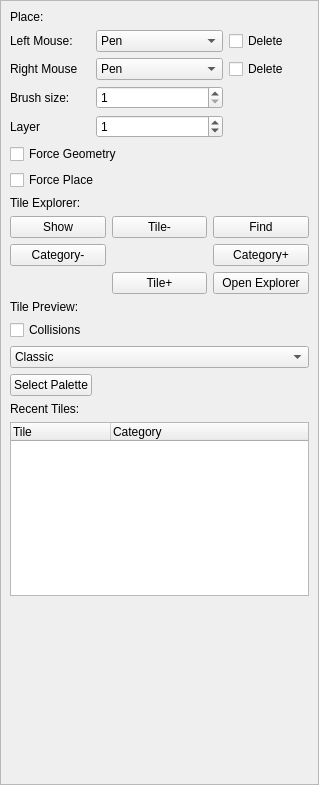
<?xml version="1.0" encoding="UTF-8"?>
<ui version="4.0">
 <class>Tiles</class>
 <widget class="QWidget" name="Tiles">
  <property name="geometry">
   <rect>
    <x>0</x>
    <y>0</y>
    <width>319</width>
    <height>785</height>
   </rect>
  </property>
  <property name="windowTitle">
   <string>Tiles</string>
  </property>
  <layout class="QGridLayout" name="gridLayout_2">
   <property name="leftMargin">
    <number>0</number>
   </property>
   <property name="topMargin">
    <number>0</number>
   </property>
   <property name="rightMargin">
    <number>0</number>
   </property>
   <property name="bottomMargin">
    <number>0</number>
   </property>
   <item row="0" column="0">
    <widget class="QScrollArea" name="scrollArea">
     <property name="widgetResizable">
      <bool>true</bool>
     </property>
     <widget class="QWidget" name="scrollAreaWidgetContents">
      <property name="geometry">
       <rect>
        <x>0</x>
        <y>0</y>
        <width>317</width>
        <height>783</height>
       </rect>
      </property>
      <layout class="QVBoxLayout" name="verticalLayout_2">
       <item>
        <widget class="QLabel" name="label_3">
         <property name="text">
          <string>Place:</string>
         </property>
        </widget>
       </item>
       <item>
        <layout class="QGridLayout" name="gridLayout">
         <item row="0" column="2">
          <widget class="QCheckBox" name="DeleteM1">
           <property name="text">
            <string>Delete</string>
           </property>
          </widget>
         </item>
         <item row="3" column="0">
          <widget class="QLabel" name="label_4">
           <property name="text">
            <string>Brush size:</string>
           </property>
          </widget>
         </item>
         <item row="0" column="1">
          <widget class="QComboBox" name="ToolTilesM1Select">
           <property name="sizePolicy">
            <sizepolicy hsizetype="Preferred" vsizetype="Preferred">
             <horstretch>0</horstretch>
             <verstretch>0</verstretch>
            </sizepolicy>
           </property>
           <item>
            <property name="text">
             <string>Pen</string>
            </property>
            <property name="icon">
             <iconset resource="../../../resources/res.qrc">
              <normaloff>:/geoIcons/geo/pen.svg</normaloff>:/geoIcons/geo/pen.svg</iconset>
            </property>
           </item>
           <item>
            <property name="text">
             <string>Brush</string>
            </property>
            <property name="icon">
             <iconset resource="../../../resources/res.qrc">
              <normaloff>:/geoIcons/geo/brush.svg</normaloff>:/geoIcons/geo/brush.svg</iconset>
            </property>
           </item>
           <item>
            <property name="text">
             <string>Bucket</string>
            </property>
            <property name="icon">
             <iconset resource="../../../resources/res.qrc">
              <normaloff>:/geoIcons/geo/bucket.svg</normaloff>:/geoIcons/geo/bucket.svg</iconset>
            </property>
           </item>
           <item>
            <property name="text">
             <string>Line</string>
            </property>
            <property name="icon">
             <iconset resource="../../../resources/res.qrc">
              <normaloff>:/geoIcons/geo/line.svg</normaloff>:/geoIcons/geo/line.svg</iconset>
            </property>
           </item>
           <item>
            <property name="text">
             <string>Rectangle</string>
            </property>
            <property name="icon">
             <iconset resource="../../../resources/res.qrc">
              <normaloff>:/geoIcons/geo/rect.svg</normaloff>:/geoIcons/geo/rect.svg</iconset>
            </property>
           </item>
           <item>
            <property name="text">
             <string>Hollow Rectangle</string>
            </property>
            <property name="icon">
             <iconset resource="../../../resources/res.qrc">
              <normaloff>:/geoIcons/geo/rect_hollow.svg</normaloff>:/geoIcons/geo/rect_hollow.svg</iconset>
            </property>
           </item>
           <item>
            <property name="text">
             <string>Circle</string>
            </property>
            <property name="icon">
             <iconset resource="../../../resources/res.qrc">
              <normaloff>:/geoIcons/geo/circle.svg</normaloff>:/geoIcons/geo/circle.svg</iconset>
            </property>
           </item>
           <item>
            <property name="text">
             <string>Hollow Circle</string>
            </property>
            <property name="icon">
             <iconset resource="../../../resources/res.qrc">
              <normaloff>:/geoIcons/geo/circle_hollow.svg</normaloff>:/geoIcons/geo/circle_hollow.svg</iconset>
            </property>
           </item>
          </widget>
         </item>
         <item row="0" column="0">
          <widget class="QLabel" name="label">
           <property name="text">
            <string>Left Mouse:</string>
           </property>
          </widget>
         </item>
         <item row="3" column="1">
          <widget class="QSpinBox" name="BrushSize">
           <property name="minimum">
            <number>1</number>
           </property>
          </widget>
         </item>
         <item row="2" column="2">
          <widget class="QCheckBox" name="DeleteM2">
           <property name="text">
            <string>Delete</string>
           </property>
          </widget>
         </item>
         <item row="2" column="1">
          <widget class="QComboBox" name="ToolTilesM2Select">
           <property name="sizePolicy">
            <sizepolicy hsizetype="Preferred" vsizetype="Preferred">
             <horstretch>0</horstretch>
             <verstretch>0</verstretch>
            </sizepolicy>
           </property>
           <item>
            <property name="text">
             <string>Pen</string>
            </property>
            <property name="icon">
             <iconset resource="../../../resources/res.qrc">
              <normaloff>:/geoIcons/geo/pen.svg</normaloff>:/geoIcons/geo/pen.svg</iconset>
            </property>
           </item>
           <item>
            <property name="text">
             <string>Brush</string>
            </property>
            <property name="icon">
             <iconset resource="../../../resources/res.qrc">
              <normaloff>:/geoIcons/geo/brush.svg</normaloff>:/geoIcons/geo/brush.svg</iconset>
            </property>
           </item>
           <item>
            <property name="text">
             <string>Bucket</string>
            </property>
            <property name="icon">
             <iconset resource="../../../resources/res.qrc">
              <normaloff>:/geoIcons/geo/bucket.svg</normaloff>:/geoIcons/geo/bucket.svg</iconset>
            </property>
           </item>
           <item>
            <property name="text">
             <string>Line</string>
            </property>
            <property name="icon">
             <iconset resource="../../../resources/res.qrc">
              <normaloff>:/geoIcons/geo/line.svg</normaloff>:/geoIcons/geo/line.svg</iconset>
            </property>
           </item>
           <item>
            <property name="text">
             <string>Rectangle</string>
            </property>
            <property name="icon">
             <iconset resource="../../../resources/res.qrc">
              <normaloff>:/geoIcons/geo/rect.svg</normaloff>:/geoIcons/geo/rect.svg</iconset>
            </property>
           </item>
           <item>
            <property name="text">
             <string>Hollow Rectangle</string>
            </property>
            <property name="icon">
             <iconset resource="../../../resources/res.qrc">
              <normaloff>:/geoIcons/geo/rect_hollow.svg</normaloff>:/geoIcons/geo/rect_hollow.svg</iconset>
            </property>
           </item>
           <item>
            <property name="text">
             <string>Circle</string>
            </property>
            <property name="icon">
             <iconset resource="../../../resources/res.qrc">
              <normaloff>:/geoIcons/geo/circle.svg</normaloff>:/geoIcons/geo/circle.svg</iconset>
            </property>
           </item>
           <item>
            <property name="text">
             <string>Hollow Circle</string>
            </property>
            <property name="icon">
             <iconset resource="../../../resources/res.qrc">
              <normaloff>:/geoIcons/geo/circle_hollow.svg</normaloff>:/geoIcons/geo/circle_hollow.svg</iconset>
            </property>
           </item>
          </widget>
         </item>
         <item row="2" column="0">
          <widget class="QLabel" name="label_2">
           <property name="text">
            <string>Right Mouse</string>
           </property>
          </widget>
         </item>
         <item row="4" column="0">
          <widget class="QLabel" name="label_7">
           <property name="text">
            <string>Layer</string>
           </property>
          </widget>
         </item>
         <item row="4" column="1">
          <widget class="QSpinBox" name="Layer">
           <property name="wrapping">
            <bool>true</bool>
           </property>
           <property name="correctionMode">
            <enum>QAbstractSpinBox::CorrectionMode::CorrectToNearestValue</enum>
           </property>
           <property name="minimum">
            <number>1</number>
           </property>
           <property name="maximum">
            <number>3</number>
           </property>
          </widget>
         </item>
        </layout>
       </item>
       <item>
        <widget class="QCheckBox" name="ForceGeo">
         <property name="text">
          <string>Force Geometry</string>
         </property>
        </widget>
       </item>
       <item>
        <widget class="QCheckBox" name="ForcePlace">
         <property name="text">
          <string>Force Place</string>
         </property>
        </widget>
       </item>
       <item>
        <widget class="QLabel" name="label_8">
         <property name="text">
          <string>Tile Explorer:</string>
         </property>
        </widget>
       </item>
       <item>
        <layout class="QGridLayout" name="gridLayout_4">
         <item row="1" column="0">
          <widget class="QPushButton" name="CatPrev">
           <property name="text">
            <string>Category-</string>
           </property>
          </widget>
         </item>
         <item row="2" column="1">
          <widget class="QPushButton" name="TileNext">
           <property name="text">
            <string>Tile+</string>
           </property>
          </widget>
         </item>
         <item row="0" column="1">
          <widget class="QPushButton" name="TilePrev">
           <property name="text">
            <string>Tile-</string>
           </property>
          </widget>
         </item>
         <item row="1" column="2">
          <widget class="QPushButton" name="CatNext">
           <property name="text">
            <string>Category+</string>
           </property>
          </widget>
         </item>
         <item row="0" column="0">
          <widget class="QPushButton" name="ShowTE">
           <property name="text">
            <string>Show</string>
           </property>
          </widget>
         </item>
         <item row="0" column="2">
          <widget class="QPushButton" name="FindTE">
           <property name="text">
            <string>Find</string>
           </property>
          </widget>
         </item>
         <item row="2" column="2">
          <widget class="QPushButton" name="OpenExplorer">
           <property name="text">
            <string>Open Explorer</string>
           </property>
          </widget>
         </item>
        </layout>
       </item>
       <item>
        <widget class="QLabel" name="label_6">
         <property name="text">
          <string>Tile Preview:</string>
         </property>
        </widget>
       </item>
       <item>
        <widget class="QCheckBox" name="ToggleCollisions">
         <property name="text">
          <string>Collisions</string>
         </property>
        </widget>
       </item>
       <item>
        <widget class="QComboBox" name="RenderOption">
         <item>
          <property name="text">
           <string>Classic</string>
          </property>
         </item>
         <item>
          <property name="text">
           <string>Tile image</string>
          </property>
         </item>
         <item>
          <property name="text">
           <string>Henry</string>
          </property>
         </item>
         <item>
          <property name="text">
           <string>Unrendered</string>
          </property>
         </item>
         <item>
          <property name="text">
           <string>Rendered (sun)</string>
          </property>
         </item>
         <item>
          <property name="text">
           <string>Rendered (shaded)</string>
          </property>
         </item>
         <item>
          <property name="text">
           <string>Rendered (rain)</string>
          </property>
         </item>
         <item>
          <property name="text">
           <string>Sync</string>
          </property>
         </item>
        </widget>
       </item>
       <item>
        <widget class="QPushButton" name="PalleteSelect">
         <property name="sizePolicy">
          <sizepolicy hsizetype="Maximum" vsizetype="Fixed">
           <horstretch>0</horstretch>
           <verstretch>0</verstretch>
          </sizepolicy>
         </property>
         <property name="text">
          <string>Select Palette</string>
         </property>
        </widget>
       </item>
       <item>
        <widget class="QLabel" name="label_5">
         <property name="text">
          <string>Recent Tiles:</string>
         </property>
        </widget>
       </item>
       <item>
        <widget class="QTreeWidget" name="RecentTiles">
         <column>
          <property name="text">
           <string>Tile</string>
          </property>
         </column>
         <column>
          <property name="text">
           <string>Category</string>
          </property>
         </column>
        </widget>
       </item>
       <item>
        <spacer name="verticalSpacer">
         <property name="orientation">
          <enum>Qt::Orientation::Vertical</enum>
         </property>
         <property name="sizeHint" stdset="0">
          <size>
           <width>20</width>
           <height>197</height>
          </size>
         </property>
        </spacer>
       </item>
      </layout>
     </widget>
    </widget>
   </item>
  </layout>
 </widget>
 <resources>
  <include location="../../../resources/res.qrc"/>
 </resources>
 <connections/>
</ui>
